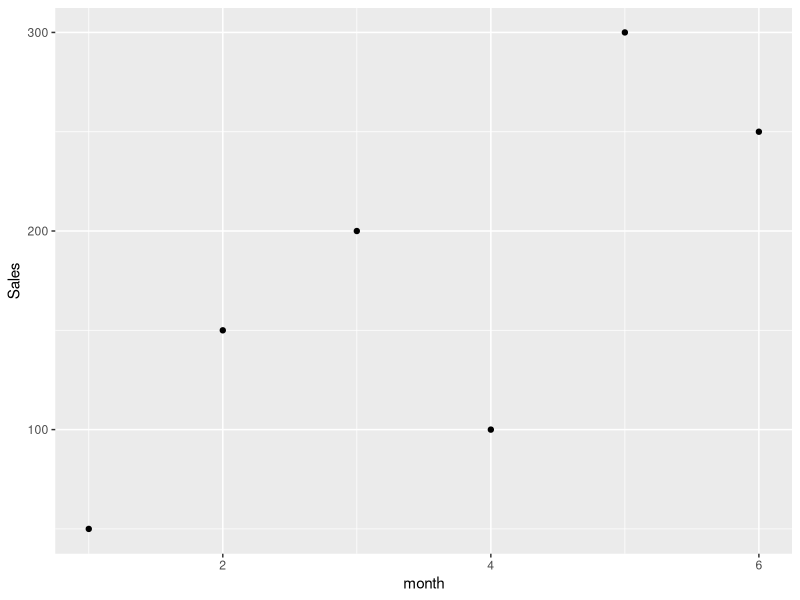
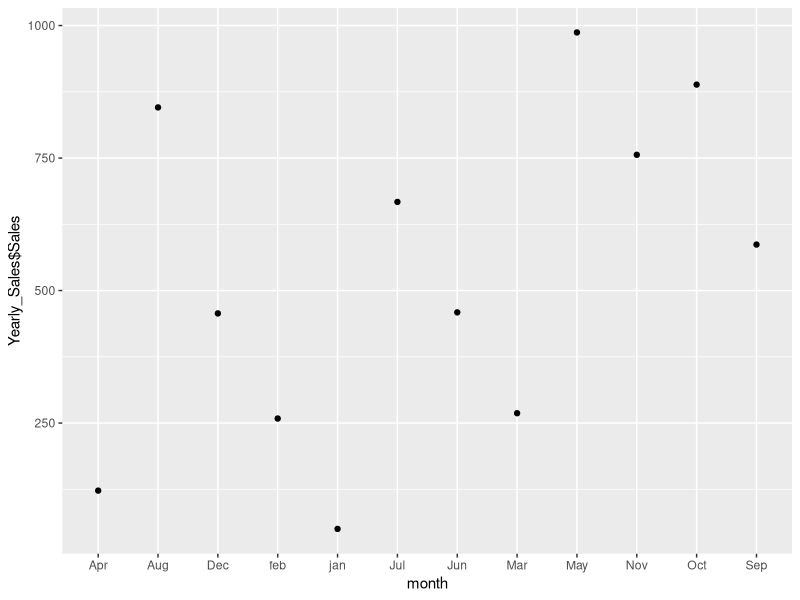

The R script that drew these images, in order:
# Name: Subbu Subramanian
# Module 1: Assignment 2

#==Question 1
#Simple Vector Assignment

student_num<-c(1:75)
student_num

#==Question 2
#Loading packages and Plotting data
library(tidyverse)
Sales<-c(50,150,200,100,300,250)
month<-c(1,2,3,4,5,6)
qplot(month,Sales)
#What month had the largest Sales? What was the amount?
# Month = 5
# Amount = 300

#==Question 3
#Working with Vectors and Data Types

months<- month.name
#What type of vector is this? chr

days<-c("Monday","Tuesday","Wednesday","Thursday","Friday","Saturday","7")

#How is the number 7 treated in the vector (as a double or character)? chr
#Why? Majority of the type is chr

Days<-c(1:7)

#Do Days and days contain the same values? No
#If they are different, what data type is Days and days? Int and chr

#==Question 4

month<-c("jan","feb","Mar","Apr","May","Jun","Jul","Aug","Sep","Oct","Nov","Dec")

Sales<-c(50.25, 258.54, 268.55, 122.52,987, 458.82, 667.23, 845.54, 586.78, 888.58, 756.12, 456.84)

Yearly_Sales<-data.frame(month,Sales)

#Open data frame from the environment pane. 
#Which month had the most sales? May
#Which month had the least sales? Jan

qplot(month,Yearly_Sales$Sales)










